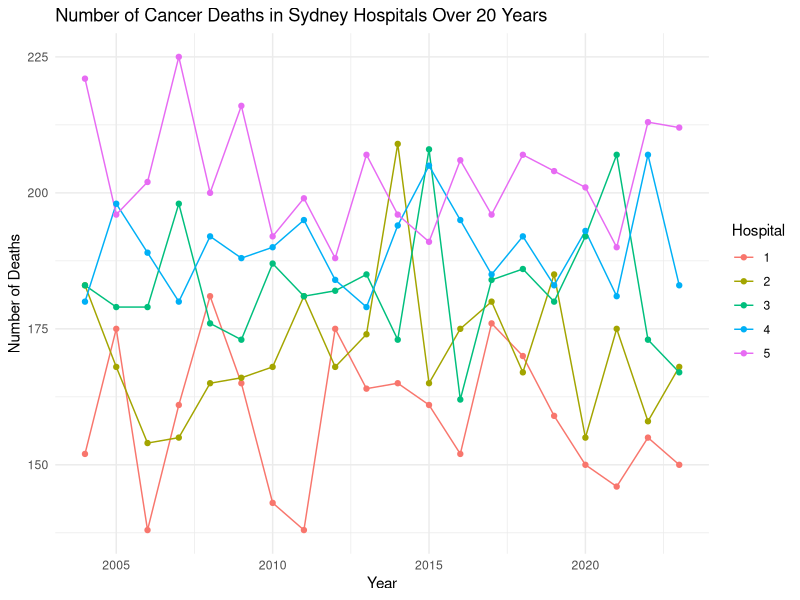
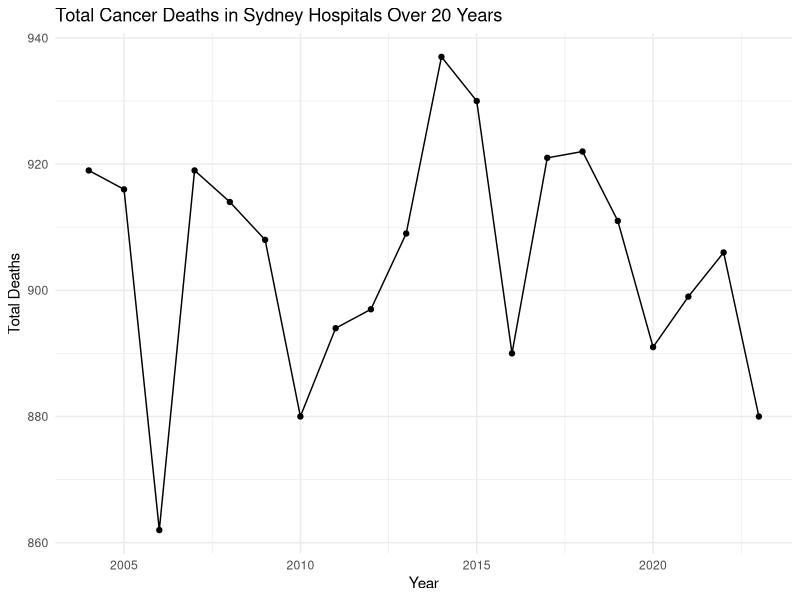
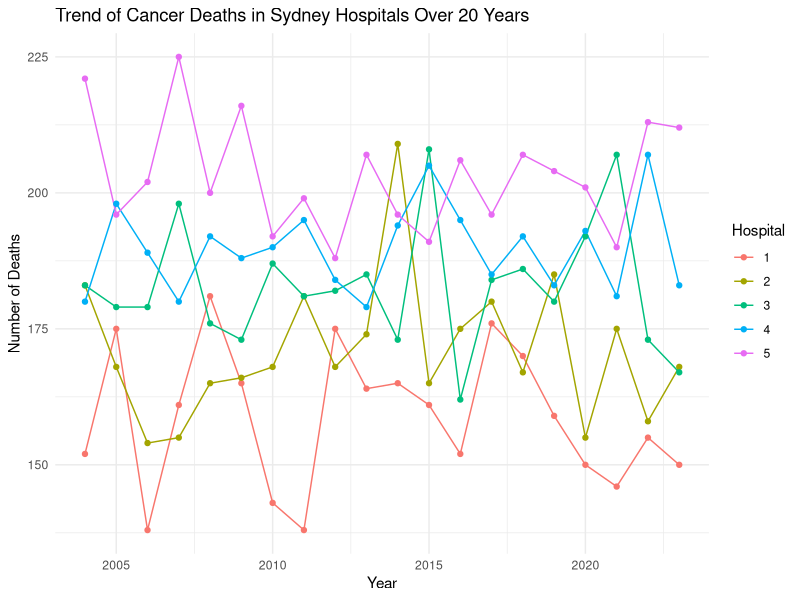
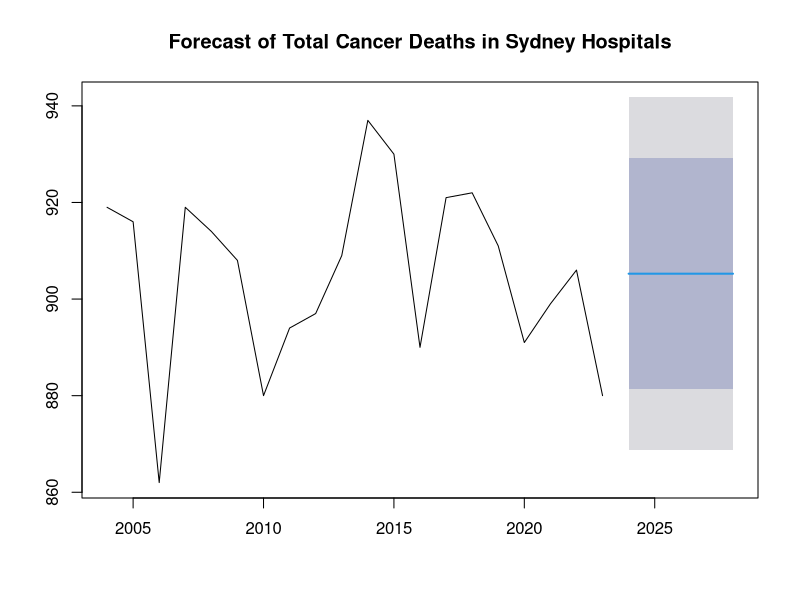

Reproduce these figures in R, in order.
## ---- chunk 1
#| echo: false


# Workplace Set Up
# Load necessary libraries
library(ggplot2)

# Set seed for reproducibility
set.seed(123)

# Generate simulated data
years <- 2004:2023
num_years <- length(years)
num_hospitals <- 5

# Generate data for each hospital
hospital_data <- matrix(0, nrow = num_years, ncol = num_hospitals)

for (h in 1:num_hospitals) {
  hospital_data[, h] <- rpois(num_years, lambda = 150 + h * 10) # Vary lambda for each hospital
}

# Convert data to data frame
df <- data.frame(Year = rep(years, num_hospitals),
                 Hospital = rep(1:num_hospitals, each = num_years),
                 Deaths = as.vector(hospital_data))

# Plot the simulated data
ggplot(df, aes(x = Year, y = Deaths, color = factor(Hospital))) +
  geom_line() +
  geom_point() +
  labs(title = "Number of Cancer Deaths in Sydney Hospitals Over 20 Years",
       x = "Year",
       y = "Number of Deaths",
       color = "Hospital") +
  theme_minimal()

# Perform some basic tests on the simulated data
# Test 1: Summary statistics
summary(df$Deaths)

# Test 2: Plot of total deaths per year
total_deaths_per_year <- aggregate(Deaths ~ Year, data = df, FUN = sum)
ggplot(total_deaths_per_year, aes(x = Year, y = Deaths)) +
  geom_line() +
  geom_point() +
  labs(title = "Total Cancer Deaths in Sydney Hospitals Over 20 Years",
       x = "Year",
       y = "Total Deaths") +
  theme_minimal()

# Test 3: Average deaths per hospital
avg_deaths_per_hospital <- aggregate(Deaths ~ Hospital, data = df, FUN = mean)
print(avg_deaths_per_hospital)

# Test 4: Maximum deaths in a single year for each hospital
max_deaths_per_hospital <- aggregate(Deaths ~ Hospital, data = df, FUN = max)
print(max_deaths_per_hospital)

# Test 5: Year with the highest number of deaths across hospitals
max_deaths_year <- df[df$Deaths == max(df$Deaths), "Year"]
print(max_deaths_year)

# Test 6: Hospital with the highest number of deaths in the last year
max_deaths_hospital_last_year <- df[df$Year == max(df$Year) & df$Deaths == max(df[df$Year == max(df$Year), "Deaths"]), "Hospital"]
print(max_deaths_hospital_last_year)

# Test 7: Trend analysis for each hospital
hospital_trends <- aggregate(Deaths ~ Year + Hospital, data = df, FUN = mean)
ggplot(hospital_trends, aes(x = Year, y = Deaths, color = factor(Hospital))) +
  geom_line() +
  geom_point() +
  labs(title = "Trend of Cancer Deaths in Sydney Hospitals Over 20 Years",
       x = "Year",
       y = "Number of Deaths",
       color = "Hospital") +
  theme_minimal()

# Test 8: Correlation between hospitals
correlation_matrix <- cor(hospital_data)
print(correlation_matrix)

# Test 9: Test for significant difference in average deaths between hospitals
hospital_anova <- aov(Deaths ~ factor(Hospital), data = df)
summary(hospital_anova)

# Test 10: Time series analysis for total deaths
library(forecast)
total_deaths_ts <- ts(total_deaths_per_year$Deaths, start = 2004, end = 2023)
deaths_forecast <- forecast(auto.arima(total_deaths_ts), h = 5)
plot(deaths_forecast, main = "Forecast of Total Cancer Deaths in Sydney Hospitals")

